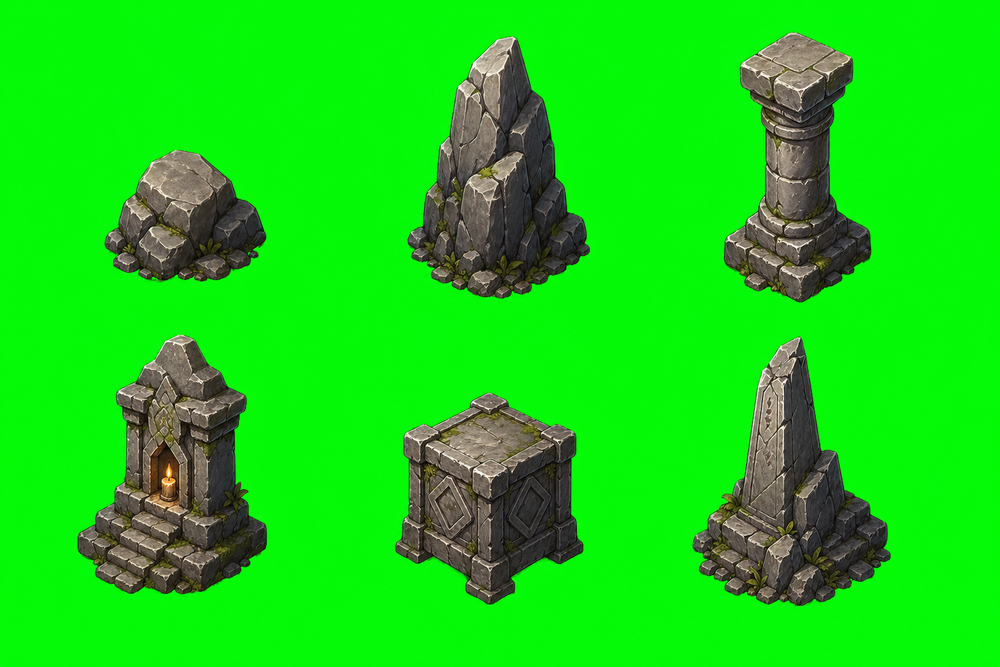
#> input picture assest/battle/props/raw/battle-props-sheet-generated.png, 1000 x 667 px, shrunk from 1536 x 1024 before the run, found by its file name
$ python build-props-atlas.py
#> lines starting #> are read from the running program, lines starting #| are printed output that depends on the picture; after the words box and inside, x2 and y2 are one past the last pixel; in counts of white or black regions, pixels touching at a corner belong together
from __future__ import annotations

import json
from collections import deque
from pathlib import Path

from PIL import Image


ROOT = Path(__file__).resolve().parents[1]
PROP_ROOT = ROOT / "assets" / "battle" / "props"
RAW_IMAGE = PROP_ROOT / "raw" / "battle-props-sheet-generated.png"
CROPPED_DIR = PROP_ROOT / "cropped"
ATLAS_DIR = PROP_ROOT / "atlas"
MANIFEST_DIR = PROP_ROOT / "manifest"

PROP_LAYOUT = [
    ("rock_small", 0, 0),
    ("rock_tall", 1, 0),
    ("pillar", 2, 0),
    ("shrine", 0, 1),
    ("crate_stone", 1, 1),
    ("broken_obelisk", 2, 1),
]

TARGET_HEIGHTS = {
    "rock_small": 78,
    "rock_tall": 154,
    "pillar": 178,
    "shrine": 184,
    "crate_stone": 118,
    "broken_obelisk": 176,
}


def is_key_pixel(pixel: tuple[int, int, int, int]) -> bool:
    red, green, blue, _alpha = pixel
    return green >= 130 and green >= red * 1.45 and green >= blue * 1.45


def make_transparent(source: Image.Image) -> Image.Image:
    rgba = source.convert("RGBA")
    pixels = rgba.load()
    width, height = rgba.size
    for y in range(height):
        for x in range(width):
            red, green, blue, alpha = pixels[x, y]
            if is_key_pixel((red, green, blue, alpha)):
                pixels[x, y] = (0, 0, 0, 0)
    return despill_green_edges(rgba)


def has_transparent_neighbor(alpha_pixels, width: int, height: int, x: int, y: int, radius: int = 2) -> bool:
    for next_y in range(max(0, y - radius), min(height, y + radius + 1)):
        for next_x in range(max(0, x - radius), min(width, x + radius + 1)):
            if alpha_pixels[next_x, next_y] == 0:
                return True
    return False


def despill_green_edges(image: Image.Image) -> Image.Image:
    rgba = image.copy()
    pixels = rgba.load()
    alpha = rgba.getchannel("A")
    alpha_pixels = alpha.load()
    width, height = rgba.size
    for y in range(height):
        for x in range(width):
            red, green, blue, alpha_value = pixels[x, y]
            if alpha_value == 0:
                continue
            if not has_transparent_neighbor(alpha_pixels, width, height, x, y):
                continue
            dominant = max(red, blue)
            if green > dominant + 18:
                if green > dominant * 1.55 and green > 120:
                    pixels[x, y] = (0, 0, 0, 0)
                else:
                    pixels[x, y] = (red, min(green, dominant + 14), blue, alpha_value)
    return rgba


def alpha_bounds(image: Image.Image, padding: int = 8) -> tuple[int, int, int, int]:
    alpha = image.getchannel("A")
    bounds = alpha.getbbox()
    if bounds is None:
        raise ValueError("没有找到可裁剪的不透明像素。")
    left, top, right, bottom = bounds
    return (
        max(0, left - padding),
        max(0, top - padding),
        min(image.width, right + padding),
        min(image.height, bottom + padding),
    )


def component_bounds(image: Image.Image) -> list[tuple[int, int, int, int]]:
    alpha = image.getchannel("A")
    pixels = alpha.load()
    width, height = alpha.size
    seen: set[tuple[int, int]] = set()
    bounds: list[tuple[int, int, int, int]] = []

    for y in range(height):
        for x in range(width):
            if (x, y) in seen or pixels[x, y] <= 0:
                continue

            queue = deque([(x, y)])
            seen.add((x, y))
            left = right = x
            top = bottom = y
            count = 0

            while queue:
                current_x, current_y = queue.popleft()
                count += 1
                left = min(left, current_x)
                right = max(right, current_x)
                top = min(top, current_y)
                bottom = max(bottom, current_y)

                for next_x in (current_x - 1, current_x, current_x + 1):
                    for next_y in (current_y - 1, current_y, current_y + 1):
                        if next_x < 0 or next_y < 0 or next_x >= width or next_y >= height:
                            continue
                        if (next_x, next_y) in seen or pixels[next_x, next_y] <= 0:
                            continue
                        seen.add((next_x, next_y))
                        queue.append((next_x, next_y))

            if count >= 500:
                bounds.append((left, top, right + 1, bottom + 1))

    return sorted(bounds, key=lambda box: (box[1], box[0]))


def prop_bounds_from_cell(image: Image.Image, column: int, row: int) -> tuple[int, int, int, int]:
    cell_width = image.width // 3
    cell_height = image.height // 2
    cell_left = column * cell_width
    cell_top = row * cell_height
    cell = image.crop((cell_left, cell_top, cell_left + cell_width, cell_top + cell_height))
    bounds = alpha_bounds(cell, padding=0)
    left, top, right, bottom = bounds
    return cell_left + left, cell_top + top, cell_left + right, cell_top + bottom


def crop_and_resize(image: Image.Image, bounds: tuple[int, int, int, int], prop_type: str) -> tuple[Image.Image, float]:
    left, top, right, bottom = bounds
    padded = (
        max(0, left - 16),
        max(0, top - 14),
        min(image.width, right + 16),
        min(image.height, bottom + 18),
    )
    cropped = image.crop(padded)

    target_height = TARGET_HEIGHTS[prop_type]
    scale = target_height / cropped.height
    target_width = max(1, round(cropped.width * scale))
    resample = Image.Resampling.LANCZOS
    resized = cropped.resize((target_width, target_height), resample)

    alpha_bottom = (bottom - padded[1]) * scale
    anchor_y = min(0.98, max(0.86, alpha_bottom / target_height))
    return resized, round(anchor_y, 3)


def build_atlas(images: list[tuple[str, Image.Image, float]]) -> tuple[Image.Image, list[dict[str, object]]]:
    padding = 8
    atlas_width = 512
    x = padding
    y = padding
    row_height = 0
    placements: list[tuple[str, Image.Image, float, int, int]] = []

    for prop_type, image, anchor_y in images:
        if x + image.width + padding > atlas_width:
            x = padding
            y += row_height + padding
            row_height = 0
        placements.append((prop_type, image, anchor_y, x, y))
        x += image.width + padding
        row_height = max(row_height, image.height)

    atlas_height = y + row_height + padding
    atlas = Image.new("RGBA", (atlas_width, atlas_height), (0, 0, 0, 0))
    frames: list[dict[str, object]] = []

    for prop_type, image, anchor_y, frame_x, frame_y in placements:
        atlas.alpha_composite(image, (frame_x, frame_y))
        frames.append(
            {
                "id": prop_type,
                "type": prop_type,
                "x": frame_x,
                "y": frame_y,
                "width": image.width,
                "height": image.height,
                "anchorX": 0.5,
                "anchorY": anchor_y,
                "src": f"/assets/battle/props/cropped/{prop_type}.png",
            }
        )

    return atlas, frames


def main() -> int:
    if not RAW_IMAGE.exists():
        raise FileNotFoundError(f"缺少原始生成图：{RAW_IMAGE}")

    CROPPED_DIR.mkdir(parents=True, exist_ok=True)
    ATLAS_DIR.mkdir(parents=True, exist_ok=True)
    MANIFEST_DIR.mkdir(parents=True, exist_ok=True)

    transparent = make_transparent(Image.open(RAW_IMAGE))
#> in despill_green_edges, `rgba = image.copy()`:
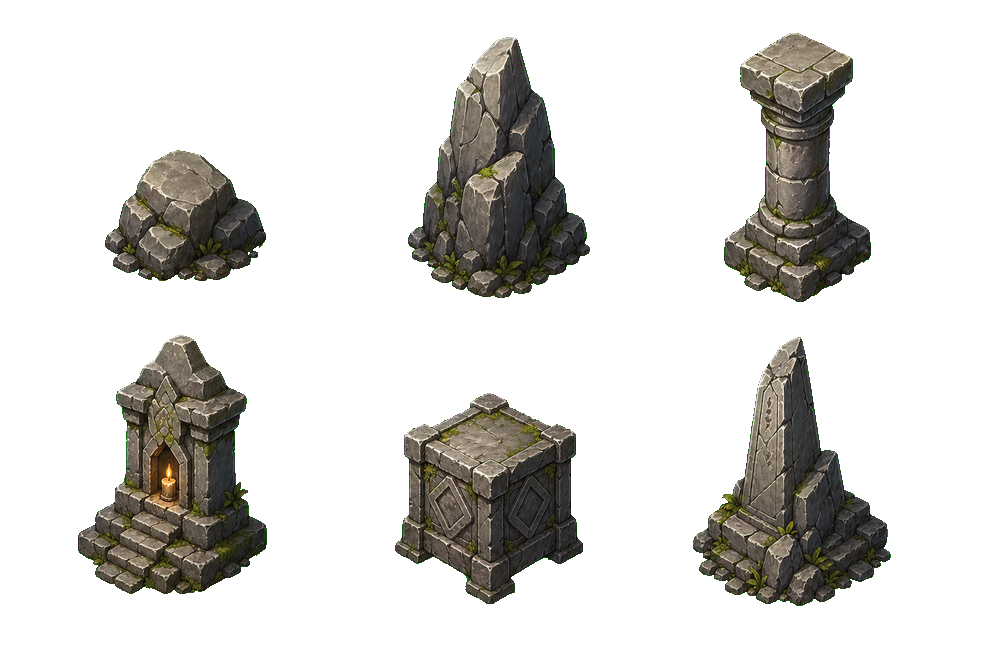
#> rgba: PIL image 1000x667 RGBA; mean R, G, B, A 19.7, 18.4, 15.6, 57.4; transparent parts drawn white
#> in despill_green_edges, `alpha = rgba.getchannel("A")`:
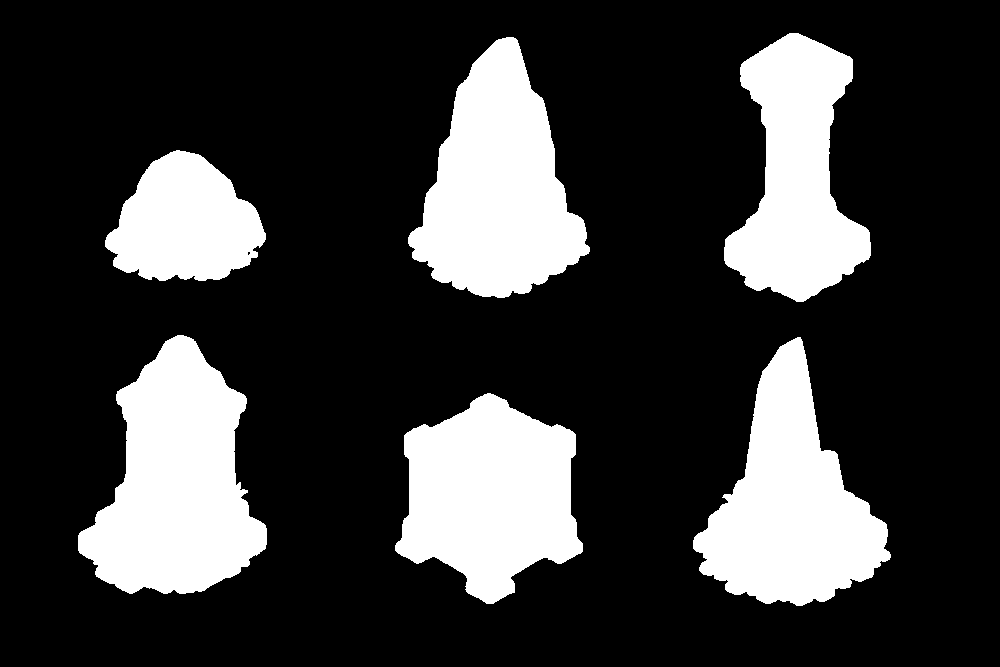
#> alpha: PIL image 1000x667 L; 22.5% white; 6 white regions, box (x1, y1, x2, y2) and area: (78, 335, 267, 594) 30287, (408, 37, 590, 298) 28265, (693, 337, 891, 606) 27221, (395, 393, 583, 604) 26719, (724, 33, 871, 302) 23207, (105, 150, 266, 281) 14507
    cropped_images: list[tuple[str, Image.Image, float]] = []
    for prop_type, column, row in PROP_LAYOUT:
        box = prop_bounds_from_cell(transparent, column, row)
        image, anchor_y = crop_and_resize(transparent, box, prop_type)
        image.save(CROPPED_DIR / f"{prop_type}.png")
        cropped_images.append((prop_type, image, anchor_y))
#> this loop made 6 passes
#> pass 1, in prop_bounds_from_cell, `cell = image.crop((cell_left, cell_top, cell_left + cell_width, cell_t..`:
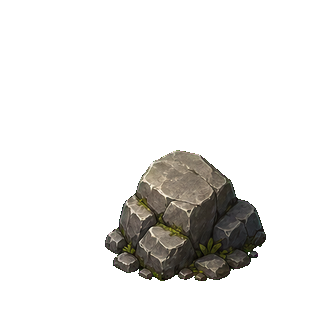
#> cell: PIL image 333x333 RGBA; mean R, G, B, A 11.8, 11, 9.3, 33.3; transparent parts drawn white
#> pass 1, in alpha_bounds, `alpha = image.getchannel("A")`:
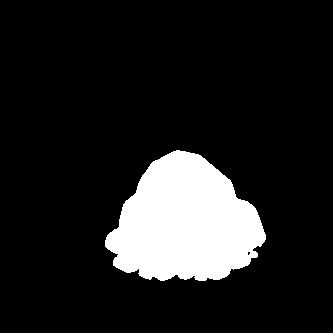
#> alpha: PIL image 333x333 L; 13.1% white; 1 white region, box (x1, y1, x2, y2) and area: (105, 150, 266, 281) 14483
#> pass 1, in crop_and_resize, `resized = cropped.resize((target_width, target_height), resample)`:
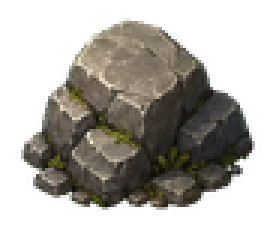
#> resized: PIL image 92x78 RGBA (shown 3 times larger); mean R, G, B, A 44.9, 41.9, 35.5, 117.4; transparent parts drawn white
#> after the loop:
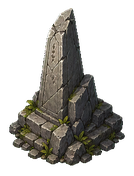
#> image: PIL image 134x176 RGBA; mean R, G, B, A 34.8, 33.1, 28.7, 100.1; transparent parts drawn white

    atlas, frames = build_atlas(cropped_images)
#> the loop in build_atlas, `for prop_type, image, anchor_y in images:` made 6 passes
#> (prop_type, anchor_y) on passes 1 to 6: ('rock_small', 0.89), ('rock_tall', 0.939), ('pillar', 0.94), ('shrine', 0.938), ('crate_stone', 0.926), ('broken_obelisk', 0.94)
#> in build_atlas, `atlas = Image.new("RGBA", (atlas_width, atlas_height), (0, 0, 0, 0))`: atlas: PIL image 512x384 RGBA; every value is 0
#> the loop in build_atlas, `for prop_type, image, anchor_y, frame_x, frame_y in placements:` made 6 passes
#> (prop_type, anchor_y, frame_x, frame_y) on passes 1 to 6: ('rock_small', 0.89, 8, 8), ('rock_tall', 0.939, 108, 8), ('pillar', 0.94, 228, 8), ('shrine', 0.938, 342, 8), ('crate_stone', 0.926, 8, 200), ('broken_obelisk', 0.94, 123, 200)
#> after the loop in build_atlas, `for prop_type, image, anchor_y, frame_x, frame_y in placements:`:
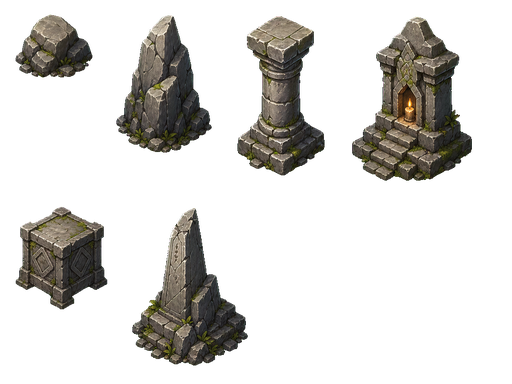
#> atlas: PIL image 512x384 RGBA; mean R, G, B, A 22.2, 20.7, 17.6, 60.8; transparent parts drawn white
    atlas.save(ATLAS_DIR / "battle-props-atlas.png")

    manifest = {
        "atlas": "/assets/battle/props/atlas/battle-props-atlas.png",
        "frames": frames,
    }
    (ATLAS_DIR / "battle-props-atlas.json").write_text(json.dumps(manifest, ensure_ascii=False, indent=2), encoding="utf-8")
    (MANIFEST_DIR / "battle-props-manifest.json").write_text(json.dumps(manifest, ensure_ascii=False, indent=2), encoding="utf-8")
    print(f"已生成 {len(frames)} 个 props，atlas 尺寸 {atlas.width}x{atlas.height}。")
#| 已生成 6 个 props，atlas 尺寸 512x384。
    return 0


if __name__ == "__main__":
    raise SystemExit(main())
#> (the program exits here)
